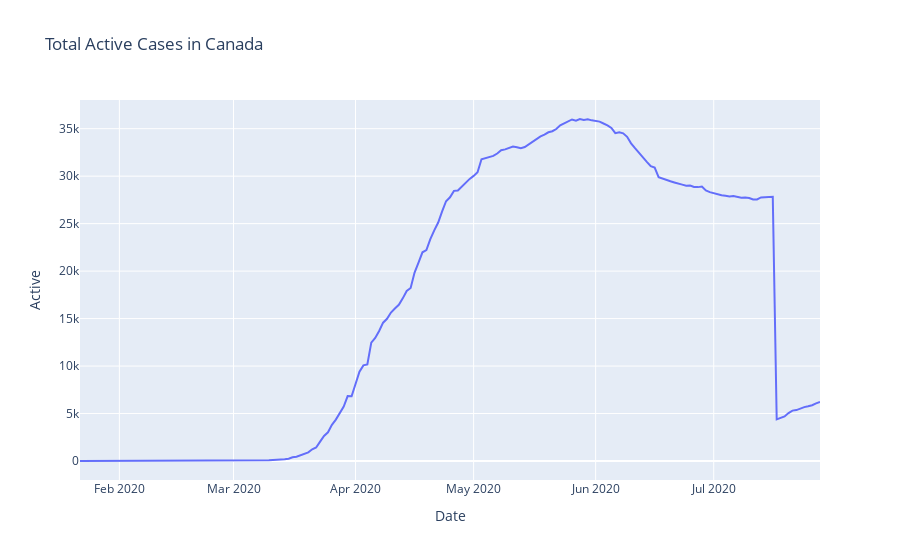

The notebook cell this image was saved under:
### Code cell
fig = px.line(canada, x="Date", y="Active", title='Total Active Cases in Canada')
fig.show()

### Figure 1 — Plotly figure (JSON) as saved in the notebook; plotly's stock layout.template omitted (floating-point values rounded to 4 significant figures; data arrays with more than 128 entries replaced by an {"elided": "..."} marker saying what was removed)
{"data": [{"hovertemplate": "Date=%{x}<br>Active=%{y}<extra></extra>", "legendgroup": "", "line": {"color": "#636efa", "dash": "solid"}, "mode": "lines", "name": "", "orientation": "v", "showlegend": false, "type": "scatter", "x": {"elided": "189 str values"}, "xaxis": "x", "y": {"elided": "189 int values"}, "yaxis": "y"}], "layout": {"legend": {"tracegroupgap": 0}, "title": {"text": "Total Active Cases in Canada"}, "xaxis": {"anchor": "y", "domain": [0, 1], "title": {"text": "Date"}}, "yaxis": {"anchor": "x", "domain": [0, 1], "title": {"text": "Active"}}}}
